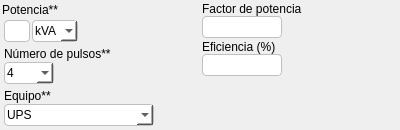
<?xml version="1.0" encoding="UTF-8"?>
<ui version="4.0">
 <class>Form</class>
 <widget class="QWidget" name="Form">
  <property name="geometry">
   <rect>
    <x>0</x>
    <y>0</y>
    <width>400</width>
    <height>130</height>
   </rect>
  </property>
  <property name="windowTitle">
   <string>Form</string>
  </property>
  <property name="styleSheet">
   <string notr="true">*{
border: none;
padding: 0px;
margin: 0px;
font: 57 9pt &quot;Inter Medium&quot;;
}

QLineEdit {
    border: 1px solid #C0C0C0;
    border-radius: 4px;
	padding: 2px;
}

QLineEdit:hover, QLineEdit:focus {
    border: 2px solid #0078D7;
    border-radius: 4px;
}

QComboBox {
    border: 1px solid #C0C0C0;
    border-radius: 4px;
    background-color: #FFFFFF;
	padding: 2px;
}

QComboBox:hover, QComboBox:focus {
    border: 2px solid #0078D7;
    border-radius: 4px;
}
</string>
  </property>
  <layout class="QVBoxLayout" name="verticalLayout">
   <property name="spacing">
    <number>0</number>
   </property>
   <property name="leftMargin">
    <number>0</number>
   </property>
   <property name="topMargin">
    <number>0</number>
   </property>
   <property name="rightMargin">
    <number>0</number>
   </property>
   <property name="bottomMargin">
    <number>0</number>
   </property>
   <item>
    <widget class="QFrame" name="container_nolineal">
     <property name="frameShape">
      <enum>QFrame::StyledPanel</enum>
     </property>
     <property name="frameShadow">
      <enum>QFrame::Raised</enum>
     </property>
     <layout class="QHBoxLayout" name="horizontalLayout_2">
      <property name="spacing">
       <number>0</number>
      </property>
      <property name="leftMargin">
       <number>0</number>
      </property>
      <property name="topMargin">
       <number>0</number>
      </property>
      <property name="rightMargin">
       <number>0</number>
      </property>
      <property name="bottomMargin">
       <number>0</number>
      </property>
      <item>
       <widget class="QFrame" name="content_all_inputs">
        <property name="maximumSize">
         <size>
          <width>200</width>
          <height>16777215</height>
         </size>
        </property>
        <property name="frameShape">
         <enum>QFrame::StyledPanel</enum>
        </property>
        <property name="frameShadow">
         <enum>QFrame::Raised</enum>
        </property>
        <layout class="QVBoxLayout" name="verticalLayout_3">
         <property name="spacing">
          <number>0</number>
         </property>
         <property name="leftMargin">
          <number>2</number>
         </property>
         <property name="topMargin">
          <number>2</number>
         </property>
         <property name="rightMargin">
          <number>2</number>
         </property>
         <property name="bottomMargin">
          <number>2</number>
         </property>
         <item>
          <widget class="QFrame" name="content_potencia">
           <property name="frameShape">
            <enum>QFrame::StyledPanel</enum>
           </property>
           <property name="frameShadow">
            <enum>QFrame::Raised</enum>
           </property>
           <layout class="QVBoxLayout" name="verticalLayout_4">
            <property name="spacing">
             <number>0</number>
            </property>
            <property name="leftMargin">
             <number>0</number>
            </property>
            <property name="topMargin">
             <number>0</number>
            </property>
            <property name="rightMargin">
             <number>0</number>
            </property>
            <property name="bottomMargin">
             <number>0</number>
            </property>
            <item>
             <widget class="QFrame" name="potencia_frame_container">
              <property name="maximumSize">
               <size>
                <width>16777215</width>
                <height>25</height>
               </size>
              </property>
              <property name="frameShape">
               <enum>QFrame::StyledPanel</enum>
              </property>
              <property name="frameShadow">
               <enum>QFrame::Raised</enum>
              </property>
              <layout class="QVBoxLayout" name="verticalLayout_6">
               <property name="spacing">
                <number>0</number>
               </property>
               <property name="leftMargin">
                <number>0</number>
               </property>
               <property name="topMargin">
                <number>0</number>
               </property>
               <property name="rightMargin">
                <number>0</number>
               </property>
               <property name="bottomMargin">
                <number>0</number>
               </property>
               <item>
                <widget class="QLabel" name="potencia_label">
                 <property name="text">
                  <string>Potencia**</string>
                 </property>
                </widget>
               </item>
              </layout>
             </widget>
            </item>
            <item>
             <widget class="QFrame" name="frame_7">
              <property name="frameShape">
               <enum>QFrame::StyledPanel</enum>
              </property>
              <property name="frameShadow">
               <enum>QFrame::Raised</enum>
              </property>
              <layout class="QHBoxLayout" name="horizontalLayout">
               <property name="spacing">
                <number>2</number>
               </property>
               <property name="leftMargin">
                <number>2</number>
               </property>
               <property name="topMargin">
                <number>2</number>
               </property>
               <property name="rightMargin">
                <number>2</number>
               </property>
               <property name="bottomMargin">
                <number>2</number>
               </property>
               <item>
                <widget class="QLineEdit" name="potencia_entry">
                 <property name="maximumSize">
                  <size>
                   <width>80</width>
                   <height>16777215</height>
                  </size>
                 </property>
                </widget>
               </item>
               <item>
                <widget class="QComboBox" name="unidad_potencia_combo">
                 <property name="maximumSize">
                  <size>
                   <width>50</width>
                   <height>16777215</height>
                  </size>
                 </property>
                 <item>
                  <property name="text">
                   <string>kVA</string>
                  </property>
                 </item>
                 <item>
                  <property name="text">
                   <string>kW</string>
                  </property>
                 </item>
                </widget>
               </item>
               <item>
                <spacer name="horizontalSpacer">
                 <property name="orientation">
                  <enum>Qt::Horizontal</enum>
                 </property>
                 <property name="sizeHint" stdset="0">
                  <size>
                   <width>215</width>
                   <height>20</height>
                  </size>
                 </property>
                </spacer>
               </item>
              </layout>
             </widget>
            </item>
           </layout>
          </widget>
         </item>
         <item>
          <widget class="QFrame" name="content_pulsos">
           <property name="frameShape">
            <enum>QFrame::StyledPanel</enum>
           </property>
           <property name="frameShadow">
            <enum>QFrame::Raised</enum>
           </property>
           <layout class="QVBoxLayout" name="verticalLayout_5">
            <property name="spacing">
             <number>0</number>
            </property>
            <property name="leftMargin">
             <number>2</number>
            </property>
            <property name="topMargin">
             <number>2</number>
            </property>
            <property name="rightMargin">
             <number>2</number>
            </property>
            <property name="bottomMargin">
             <number>2</number>
            </property>
            <item>
             <widget class="QLabel" name="pulsos_label">
              <property name="text">
               <string>Número de pulsos**</string>
              </property>
             </widget>
            </item>
            <item>
             <widget class="QComboBox" name="pulsos_combo">
              <property name="maximumSize">
               <size>
                <width>50</width>
                <height>16777215</height>
               </size>
              </property>
              <item>
               <property name="text">
                <string>4</string>
               </property>
              </item>
              <item>
               <property name="text">
                <string>6</string>
               </property>
              </item>
              <item>
               <property name="text">
                <string>12</string>
               </property>
              </item>
             </widget>
            </item>
           </layout>
          </widget>
         </item>
         <item>
          <widget class="QFrame" name="content_equipo">
           <property name="frameShape">
            <enum>QFrame::StyledPanel</enum>
           </property>
           <property name="frameShadow">
            <enum>QFrame::Raised</enum>
           </property>
           <layout class="QVBoxLayout" name="verticalLayout_7">
            <property name="spacing">
             <number>0</number>
            </property>
            <property name="leftMargin">
             <number>2</number>
            </property>
            <property name="topMargin">
             <number>2</number>
            </property>
            <property name="rightMargin">
             <number>2</number>
            </property>
            <property name="bottomMargin">
             <number>2</number>
            </property>
            <item>
             <widget class="QLabel" name="label_3">
              <property name="text">
               <string>Equipo**</string>
              </property>
             </widget>
            </item>
            <item>
             <widget class="QComboBox" name="comboBox">
              <property name="maximumSize">
               <size>
                <width>150</width>
                <height>16777215</height>
               </size>
              </property>
              <item>
               <property name="text">
                <string>UPS</string>
               </property>
              </item>
              <item>
               <property name="text">
                <string>TELECOM</string>
               </property>
              </item>
              <item>
               <property name="text">
                <string>MEDIA (TV, Radio, ...)</string>
               </property>
              </item>
              <item>
               <property name="text">
                <string>HORNO ELÉCTRICO</string>
               </property>
              </item>
             </widget>
            </item>
           </layout>
          </widget>
         </item>
        </layout>
       </widget>
      </item>
      <item>
       <widget class="QFrame" name="frame">
        <property name="frameShape">
         <enum>QFrame::StyledPanel</enum>
        </property>
        <property name="frameShadow">
         <enum>QFrame::Raised</enum>
        </property>
        <layout class="QVBoxLayout" name="verticalLayout_9">
         <property name="spacing">
          <number>2</number>
         </property>
         <property name="leftMargin">
          <number>2</number>
         </property>
         <property name="topMargin">
          <number>2</number>
         </property>
         <property name="rightMargin">
          <number>2</number>
         </property>
         <property name="bottomMargin">
          <number>2</number>
         </property>
         <item>
          <widget class="QFrame" name="frame_2">
           <property name="frameShape">
            <enum>QFrame::StyledPanel</enum>
           </property>
           <property name="frameShadow">
            <enum>QFrame::Raised</enum>
           </property>
           <layout class="QVBoxLayout" name="verticalLayout_2">
            <property name="spacing">
             <number>0</number>
            </property>
            <property name="leftMargin">
             <number>0</number>
            </property>
            <property name="topMargin">
             <number>0</number>
            </property>
            <property name="rightMargin">
             <number>0</number>
            </property>
            <property name="bottomMargin">
             <number>0</number>
            </property>
            <item>
             <widget class="QLabel" name="label">
              <property name="text">
               <string>Factor de potencia</string>
              </property>
             </widget>
            </item>
            <item>
             <widget class="QLineEdit" name="fp_non_lineal">
              <property name="maximumSize">
               <size>
                <width>80</width>
                <height>16777215</height>
               </size>
              </property>
             </widget>
            </item>
           </layout>
          </widget>
         </item>
         <item>
          <widget class="QFrame" name="frame_3">
           <property name="frameShape">
            <enum>QFrame::StyledPanel</enum>
           </property>
           <property name="frameShadow">
            <enum>QFrame::Raised</enum>
           </property>
           <layout class="QVBoxLayout" name="verticalLayout_8">
            <property name="spacing">
             <number>0</number>
            </property>
            <property name="leftMargin">
             <number>0</number>
            </property>
            <property name="topMargin">
             <number>0</number>
            </property>
            <property name="rightMargin">
             <number>0</number>
            </property>
            <property name="bottomMargin">
             <number>0</number>
            </property>
            <item>
             <widget class="QLabel" name="label_2">
              <property name="text">
               <string>Eficiencia (%)</string>
              </property>
             </widget>
            </item>
            <item>
             <widget class="QLineEdit" name="eficiencia_non_lineal">
              <property name="maximumSize">
               <size>
                <width>80</width>
                <height>16777215</height>
               </size>
              </property>
             </widget>
            </item>
           </layout>
          </widget>
         </item>
         <item>
          <spacer name="verticalSpacer">
           <property name="orientation">
            <enum>Qt::Vertical</enum>
           </property>
           <property name="sizeHint" stdset="0">
            <size>
             <width>20</width>
             <height>45</height>
            </size>
           </property>
          </spacer>
         </item>
        </layout>
       </widget>
      </item>
     </layout>
    </widget>
   </item>
  </layout>
 </widget>
 <resources/>
 <connections/>
</ui>
